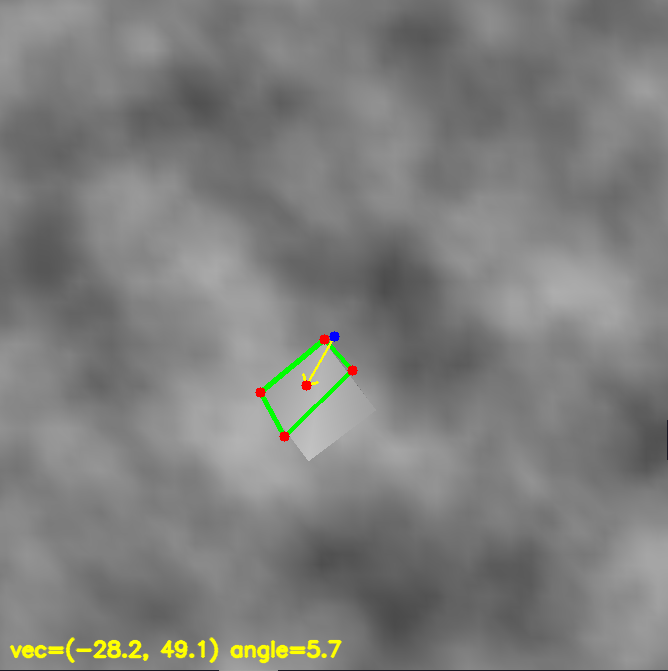
#> input picture CVstuff/debug/yay_harris_ransac.png, 668 x 671 px, given in place of the camera
$ python test.py
#> lines starting #> are read from the running program, lines starting #| are printed output that depends on the picture; after the words box and inside, x2 and y2 are one past the last pixel; in counts of white or black regions, pixels touching at a corner belong together
#> in run_camera, frame is the input picture: shape (671, 668, 3); mean B, G, R 124.4, 126.4, 126.1
import cv2
import numpy as np


# =========================
# НАСТРОЙКИ
# =========================

SOURCE_MODE = "camera"   # "image" или "camera"

IMAGE_PATH = "field.jpg"
CAMERA_INDEX = 0

USE_WHITE_MASK = True   # True — искать белую/светлую разметку
MIN_AREA = 1500


# =========================
# ФУНКЦИИ
# =========================

def order_points(pts: np.ndarray) -> np.ndarray:
    """
    Упорядочивает 4 точки:
    top-left, top-right, bottom-right, bottom-left
    """
    pts = pts.reshape(4, 2).astype("float32")

    s = pts.sum(axis=1)
    diff = np.diff(pts, axis=1)

    top_left = pts[np.argmin(s)]
    bottom_right = pts[np.argmax(s)]
    top_right = pts[np.argmin(diff)]
    bottom_left = pts[np.argmax(diff)]

    return np.array(
        [top_left, top_right, bottom_right, bottom_left],
        dtype="float32"
    )


def find_rectangle(frame: np.ndarray) -> np.ndarray | None:
    """
    Ищет самый крупный четырёхугольник на кадре.
    Возвращает 4 точки или None.
    """

    if USE_WHITE_MASK:
        hsv = cv2.cvtColor(frame, cv2.COLOR_BGR2HSV)
#> hsv: shape (671, 668, 3); mean H, S, V 0.6, 2.6, 126.7

        lower_white = np.array([0, 0, 150])
        upper_white = np.array([180, 80, 255])

        mask = cv2.inRange(hsv, lower_white, upper_white)
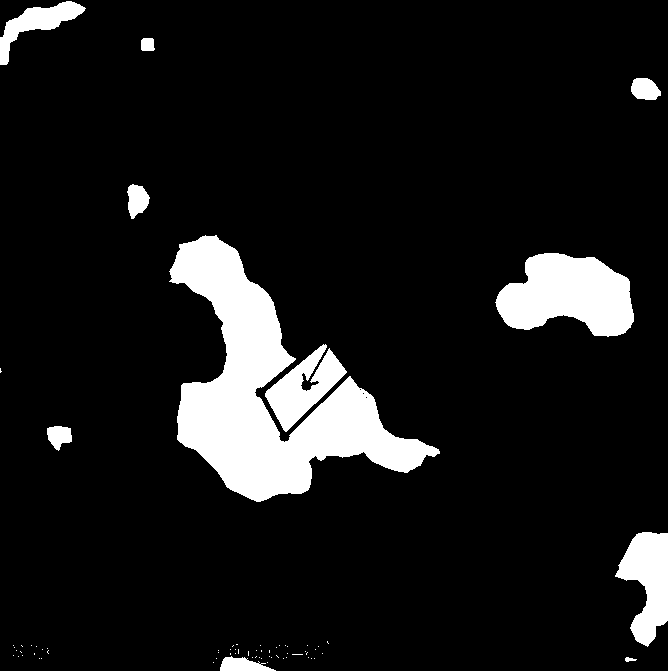
#> mask: shape (671, 668); 10.1% white; 70 white regions (59 under 20 px), largest, box (x1, y1, x2, y2) and area: (169, 235, 440, 502) 26066, (495, 253, 634, 337) 8109, (615, 532, 668, 647) 3635

        kernel = np.ones((5, 5), np.uint8)
        mask = cv2.morphologyEx(mask, cv2.MORPH_CLOSE, kernel)
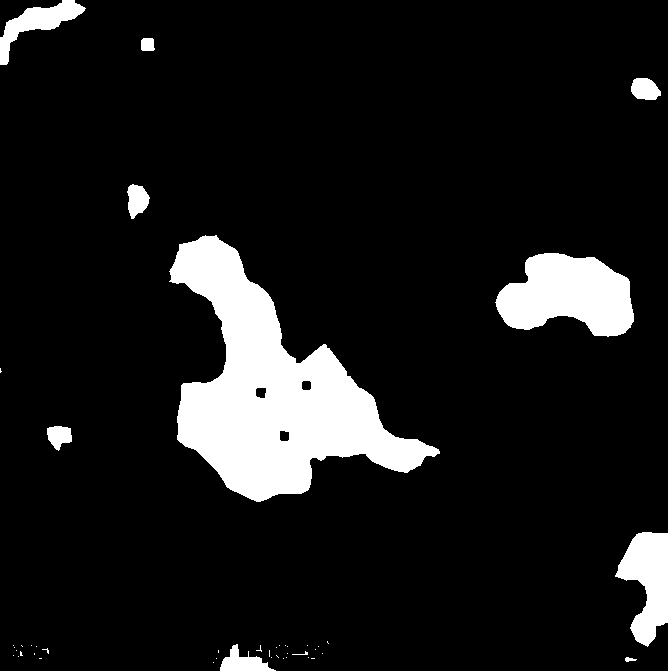
#> mask: shape (671, 668); 10.3% white; 45 white regions (34 under 20 px), largest, box (x1, y1, x2, y2) and area: (169, 235, 440, 502) 30137, (495, 253, 634, 337) 8112, (615, 532, 668, 647) 3645
        mask = cv2.morphologyEx(mask, cv2.MORPH_OPEN, kernel)
#> mask: shape (671, 668); 10.3% white; 9 white regions

        work = mask

    else:
        gray = cv2.cvtColor(frame, cv2.COLOR_BGR2GRAY)
        blur = cv2.GaussianBlur(gray, (5, 5), 0)

        edges = cv2.Canny(blur, 50, 150)

        kernel = np.ones((5, 5), np.uint8)
        edges = cv2.morphologyEx(edges, cv2.MORPH_CLOSE, kernel)

        work = edges

    contours, _ = cv2.findContours(
        work,
        cv2.RETR_EXTERNAL,
        cv2.CHAIN_APPROX_SIMPLE
    )
#> contours = 9 contours; largest, box (x1, y1, x2, y2) and area: (170, 236, 439, 502) 29904, (496, 253, 634, 336) 7928, (617, 532, 668, 645) 3486, (0, 0, 84, 65) 1692, (220, 645, 271, 671) 646

    candidates = []

    for cnt in contours:
        area = cv2.contourArea(cnt)

        if area < MIN_AREA:
            continue

        perimeter = cv2.arcLength(cnt, True)
        approx = cv2.approxPolyDP(cnt, 0.03 * perimeter, True)

        if len(approx) == 4 and cv2.isContourConvex(approx):
            candidates.append((area, approx))
#> this loop made 9 passes
#> area on passes 1, 3, 6, 7, 8: 646, 386.5, 482, 475.5, 141
#> (area, perimeter) on passes 2, 4, 5, 9: (3485.5, 316.8), (7927.5, 407.8), (29903.5, 1049.9), (1692.5, 263.4)
#> after the loop, candidates = []

    if not candidates:
        return None

    candidates.sort(key=lambda x: x[0], reverse=True)

    return candidates[0][1]


def draw_detected_rectangle(frame: np.ndarray) -> np.ndarray:
    output = frame.copy()

    quad = find_rectangle(frame)

    if quad is None:
        cv2.putText(
            output,
            "Rectangle not found",
            (30, 40),
            cv2.FONT_HERSHEY_SIMPLEX,
            1.0,
            (0, 0, 255),
            2
        )
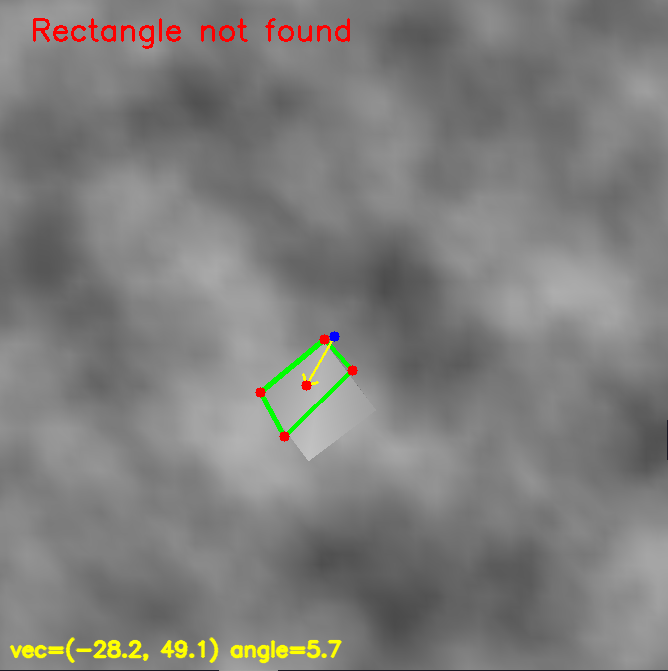
#> output: shape (671, 668, 3); 0.48% of pixels changed, all inside (x1, y1, x2, y2) = (33, 18, 350, 49)
        return output

    ordered = order_points(quad)

    # Рисуем найденную фигуру
    cv2.polylines(
        output,
        [ordered.astype(np.int32)],
        isClosed=True,
        color=(0, 255, 0),
        thickness=3
    )

    # Рисуем углы
    labels = ["TL", "TR", "BR", "BL"]

    for point, label in zip(ordered, labels):
        x, y = point.astype(int)

        cv2.circle(output, (x, y), 7, (0, 0, 255), -1)

        cv2.putText(
            output,
            label,
            (x + 8, y - 8),
            cv2.FONT_HERSHEY_SIMPLEX,
            0.7,
            (0, 0, 255),
            2
        )

    return output


# =========================
# ЗАПУСК
# =========================

def run_image():
    frame = cv2.imread(IMAGE_PATH)

    if frame is None:
        raise FileNotFoundError(f"Не удалось открыть изображение: {IMAGE_PATH}")

    output = draw_detected_rectangle(frame)

    cv2.imshow("detected figure", output)
    cv2.waitKey(0)
    cv2.destroyAllWindows()


def run_camera():
    cap = cv2.VideoCapture(CAMERA_INDEX)

    if not cap.isOpened():
        raise RuntimeError(f"Не удалось открыть камеру: {CAMERA_INDEX}")

    while True:
        ret, frame = cap.read()

        if not ret:
            break

        output = draw_detected_rectangle(frame)

        cv2.imshow("detected figure", output)

        # ESC — выход
        if cv2.waitKey(1) & 0xFF == 27:
#> (key Esc is pressed here)
            break

    cap.release()
    cv2.destroyAllWindows()


if __name__ == "__main__":
    if SOURCE_MODE == "image":
        run_image()
    elif SOURCE_MODE == "camera":
        run_camera()
    else:
        raise ValueError('SOURCE_MODE должен быть "image" или "camera"')
